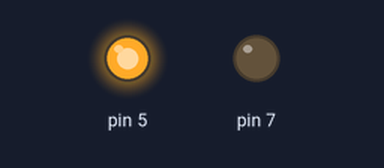
A sketch run on a simulated Arduino Uno, built with avr-gcc and run on an emulated ATmega328P. Shown: output pins drawn as LEDs (lit = HIGH).

Above: at 2.5 s.
At 7.5 s:
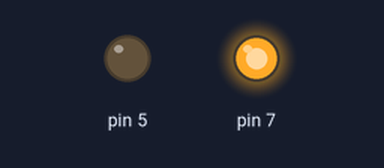
At 12.5 s:
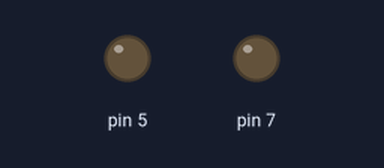
Timing chart, 0 to 19.5 s (numbered marks = the images above):
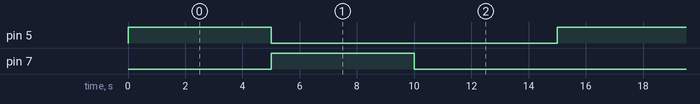

Measured:
- by itself, pin 5, pin 7: alternates HIGH for 5.0 s and LOW for 10.0 s
- by itself, everything shown: repeats every 15.0 s, in 3 steps

The sketch:

Motor-Driver.ino
```cpp
//MEROBOT Motor Driver

// the setup function runs once when you press reset or power the board
void setup() {
  // initialize digital pin LED_BUILTIN as an output.
  pinMode(5, OUTPUT);
  pinMode(7, OUTPUT);


}

// the loop function runs over and over again forever
void loop() {
  digitalWrite(5, HIGH);
  digitalWrite(7, LOW);


  delay(5000);

  digitalWrite(7, HIGH);
  digitalWrite(5, LOW);


  delay(5000);
  digitalWrite(5, LOW);
  digitalWrite(7, LOW);


  delay(5000);                     // wait for a second
}
```
